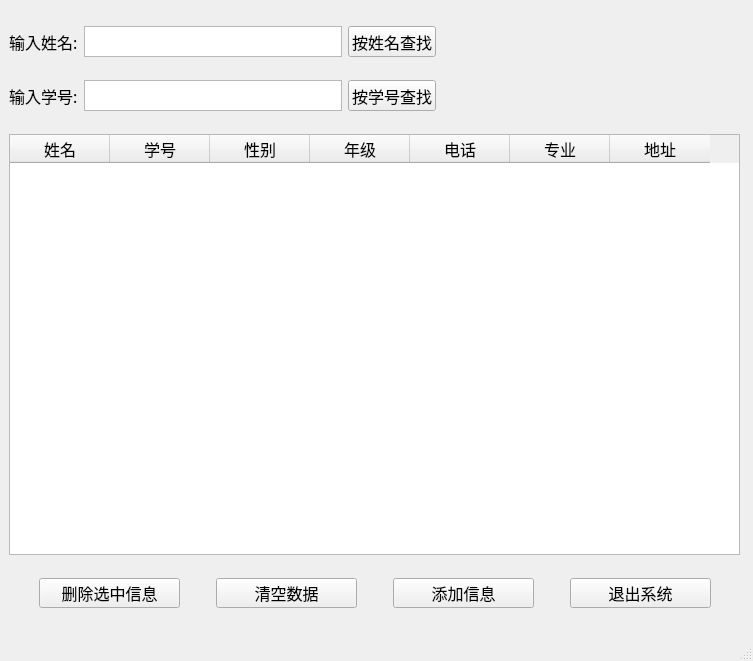
<?xml version="1.0" encoding="UTF-8"?>
<ui version="4.0">
 <class>MainWindow</class>
 <widget class="QMainWindow" name="MainWindow">
  <property name="geometry">
   <rect>
    <x>0</x>
    <y>0</y>
    <width>753</width>
    <height>661</height>
   </rect>
  </property>
  <property name="windowTitle">
   <string>Student Address Database</string>
  </property>
  <widget class="QWidget" name="centralwidget">
   <layout class="QGridLayout" name="gridLayout">
    <property name="bottomMargin">
     <number>10</number>
    </property>
    <item row="0" column="0">
     <layout class="QHBoxLayout" name="horizontalLayout_2">
      <item>
       <widget class="QLabel" name="label">
        <property name="minimumSize">
         <size>
          <width>0</width>
          <height>31</height>
         </size>
        </property>
        <property name="maximumSize">
         <size>
          <width>16777215</width>
          <height>31</height>
         </size>
        </property>
        <property name="font">
         <font>
          <family>Adobe Fangsong Std</family>
          <pointsize>12</pointsize>
         </font>
        </property>
        <property name="text">
         <string>输入姓名:</string>
        </property>
       </widget>
      </item>
      <item>
       <widget class="QPlainTextEdit" name="plainTextEditName">
        <property name="minimumSize">
         <size>
          <width>258</width>
          <height>31</height>
         </size>
        </property>
        <property name="maximumSize">
         <size>
          <width>258</width>
          <height>31</height>
         </size>
        </property>
       </widget>
      </item>
      <item>
       <widget class="QPushButton" name="pushButtonSearchName">
        <property name="minimumSize">
         <size>
          <width>0</width>
          <height>31</height>
         </size>
        </property>
        <property name="maximumSize">
         <size>
          <width>16777215</width>
          <height>31</height>
         </size>
        </property>
        <property name="font">
         <font>
          <family>Adobe Fangsong Std</family>
          <pointsize>12</pointsize>
         </font>
        </property>
        <property name="text">
         <string>按姓名查找</string>
        </property>
       </widget>
      </item>
      <item>
       <spacer name="horizontalSpacer">
        <property name="font">
         <font>
          <family>Adobe Fangsong Std</family>
          <pointsize>12</pointsize>
         </font>
        </property>
        <property name="orientation">
         <enum>Qt::Horizontal</enum>
        </property>
        <property name="sizeHint" stdset="0">
         <size>
          <width>178</width>
          <height>31</height>
         </size>
        </property>
       </spacer>
      </item>
     </layout>
    </item>
    <item row="1" column="0">
     <layout class="QHBoxLayout" name="horizontalLayout_3">
      <item>
       <widget class="QLabel" name="label_2">
        <property name="minimumSize">
         <size>
          <width>0</width>
          <height>31</height>
         </size>
        </property>
        <property name="maximumSize">
         <size>
          <width>16777215</width>
          <height>31</height>
         </size>
        </property>
        <property name="font">
         <font>
          <family>Adobe Fangsong Std</family>
          <pointsize>12</pointsize>
         </font>
        </property>
        <property name="text">
         <string>输入学号:</string>
        </property>
       </widget>
      </item>
      <item>
       <widget class="QPlainTextEdit" name="plainTextEditID">
        <property name="sizePolicy">
         <sizepolicy hsizetype="Expanding" vsizetype="Expanding">
          <horstretch>25</horstretch>
          <verstretch>31</verstretch>
         </sizepolicy>
        </property>
        <property name="minimumSize">
         <size>
          <width>258</width>
          <height>31</height>
         </size>
        </property>
        <property name="maximumSize">
         <size>
          <width>258</width>
          <height>31</height>
         </size>
        </property>
       </widget>
      </item>
      <item>
       <widget class="QPushButton" name="pushButtonSearchID">
        <property name="minimumSize">
         <size>
          <width>0</width>
          <height>31</height>
         </size>
        </property>
        <property name="maximumSize">
         <size>
          <width>16777215</width>
          <height>31</height>
         </size>
        </property>
        <property name="font">
         <font>
          <family>Adobe Fangsong Std</family>
          <pointsize>12</pointsize>
         </font>
        </property>
        <property name="text">
         <string>按学号查找</string>
        </property>
       </widget>
      </item>
      <item>
       <spacer name="horizontalSpacer_2">
        <property name="font">
         <font>
          <family>Adobe Fangsong Std</family>
          <pointsize>12</pointsize>
         </font>
        </property>
        <property name="orientation">
         <enum>Qt::Horizontal</enum>
        </property>
        <property name="sizeHint" stdset="0">
         <size>
          <width>178</width>
          <height>31</height>
         </size>
        </property>
       </spacer>
      </item>
     </layout>
    </item>
    <item row="2" column="0">
     <widget class="QTableWidget" name="tableWidget">
      <property name="minimumSize">
       <size>
        <width>731</width>
        <height>421</height>
       </size>
      </property>
      <property name="maximumSize">
       <size>
        <width>731</width>
        <height>421</height>
       </size>
      </property>
      <property name="font">
       <font>
        <family>Adobe Fangsong Std</family>
        <pointsize>12</pointsize>
       </font>
      </property>
      <column>
       <property name="text">
        <string>姓名</string>
       </property>
      </column>
      <column>
       <property name="text">
        <string>学号</string>
       </property>
      </column>
      <column>
       <property name="text">
        <string>性别</string>
       </property>
      </column>
      <column>
       <property name="text">
        <string>年级</string>
       </property>
      </column>
      <column>
       <property name="text">
        <string>电话</string>
       </property>
      </column>
      <column>
       <property name="text">
        <string>专业</string>
       </property>
      </column>
      <column>
       <property name="text">
        <string>地址</string>
       </property>
      </column>
     </widget>
    </item>
    <item row="3" column="0">
     <layout class="QHBoxLayout" name="horizontalLayout">
      <item>
       <widget class="QPushButton" name="pushButtondelete">
        <property name="sizePolicy">
         <sizepolicy hsizetype="Minimum" vsizetype="Fixed">
          <horstretch>1</horstretch>
          <verstretch>0</verstretch>
         </sizepolicy>
        </property>
        <property name="minimumSize">
         <size>
          <width>141</width>
          <height>30</height>
         </size>
        </property>
        <property name="maximumSize">
         <size>
          <width>141</width>
          <height>30</height>
         </size>
        </property>
        <property name="font">
         <font>
          <family>Adobe Fangsong Std</family>
          <pointsize>12</pointsize>
         </font>
        </property>
        <property name="text">
         <string>删除选中信息</string>
        </property>
       </widget>
      </item>
      <item>
       <widget class="QPushButton" name="pushButtonClear">
        <property name="minimumSize">
         <size>
          <width>141</width>
          <height>30</height>
         </size>
        </property>
        <property name="maximumSize">
         <size>
          <width>141</width>
          <height>30</height>
         </size>
        </property>
        <property name="font">
         <font>
          <family>Adobe Fangsong Std</family>
          <pointsize>12</pointsize>
         </font>
        </property>
        <property name="text">
         <string>清空数据</string>
        </property>
       </widget>
      </item>
      <item>
       <widget class="QPushButton" name="pushButtonAdd">
        <property name="minimumSize">
         <size>
          <width>141</width>
          <height>30</height>
         </size>
        </property>
        <property name="maximumSize">
         <size>
          <width>141</width>
          <height>30</height>
         </size>
        </property>
        <property name="font">
         <font>
          <family>Adobe Fangsong Std</family>
          <pointsize>12</pointsize>
         </font>
        </property>
        <property name="text">
         <string>添加信息</string>
        </property>
       </widget>
      </item>
      <item>
       <widget class="QPushButton" name="pushButtonExit">
        <property name="minimumSize">
         <size>
          <width>141</width>
          <height>30</height>
         </size>
        </property>
        <property name="maximumSize">
         <size>
          <width>141</width>
          <height>30</height>
         </size>
        </property>
        <property name="font">
         <font>
          <family>Adobe Fangsong Std</family>
          <pointsize>12</pointsize>
         </font>
        </property>
        <property name="text">
         <string>退出系统</string>
        </property>
       </widget>
      </item>
     </layout>
    </item>
   </layout>
  </widget>
  <widget class="QMenuBar" name="menubar">
   <property name="geometry">
    <rect>
     <x>0</x>
     <y>0</y>
     <width>753</width>
     <height>26</height>
    </rect>
   </property>
  </widget>
  <widget class="QStatusBar" name="statusbar"/>
 </widget>
 <resources/>
 <connections/>
</ui>
